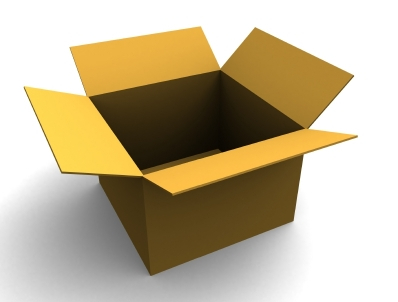
#> input picture box.jpg, 398 x 302 px
$ python Shi_Tomasi_corner_detector.py
#> lines starting #> are read from the running program, lines starting #| are printed output that depends on the picture; after the words box and inside, x2 and y2 are one past the last pixel; in counts of white or black regions, pixels touching at a corner belong together
import cv2
import numpy as np
import copy

img = cv2.imread('box.jpg')
#> img is the input picture: shape (302, 398, 3); mean B, G, R 151.9, 180.3, 193.5
img_orig = copy.copy(img)
grayimg = cv2.cvtColor(img,cv2.COLOR_BGR2GRAY)
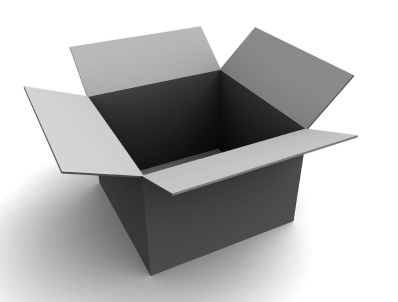
#> grayimg: shape (302, 398); min 7, max 255, mean 181

corners = cv2.goodFeaturesToTrack(grayimg,10,0.05,25)
#> corners = [[353, 76], [90, 97], [357, 136], [220, 66], [304, 154], [303, 127], [24, 86], [99, 175], [141, 174], [255, 28]]
corners = np.float32(corners)

for item in corners:
	x,y = item[0]
	cv2.circle(img,(x,y),5,255,-1)
#> this loop made 10 passes
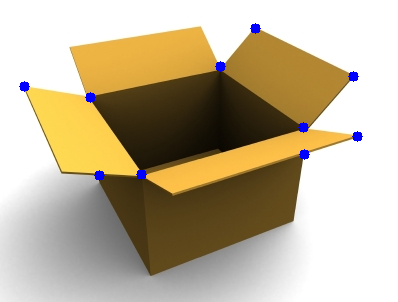
#> img: shape (302, 398, 3); 0.67% of pixels changed, all inside (x1, y1, x2, y2) = (19, 23, 363, 181)

cv2.imshow("Original",img_orig)
cv2.imshow("Top 10 corners",img)
if cv2.waitKey(0) & 0xff == 27:
#> (key Esc is pressed here)
    cv2.destroyAllWindows()

$ run again, with pic.jpg copied over box.jpg
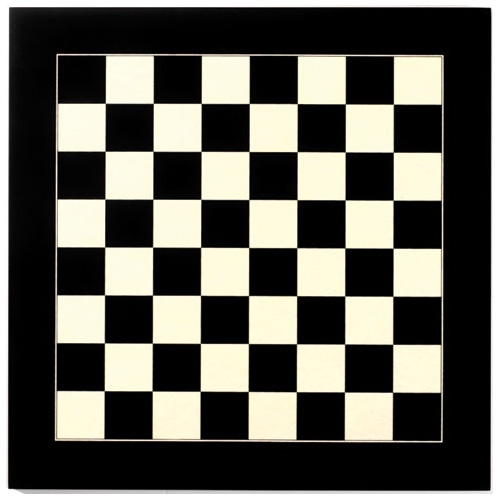
#> input picture pic.jpg, 500 x 500 px
#> img is the input picture: shape (500, 500, 3); mean B, G, R 85.7, 93.7, 95
#> `grayimg = cv2.cvtColor(img,cv2.COLOR_BGR2GRAY)`:
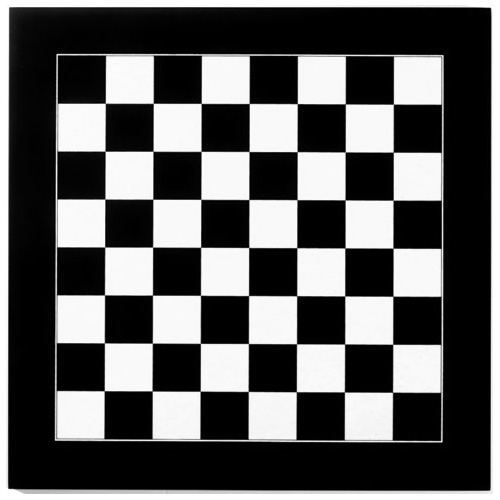
#> grayimg: shape (500, 500); min 0, max 255, mean 93.2
#> corners = [[201, 344], [154, 104], [105, 390], [298, 103], [392, 345], [152, 200], [201, 392], [394, 201], [200, 200], [394, 153]]
#> the loop `for item in corners:` made 10 passes
#> after the loop `for item in corners:`:
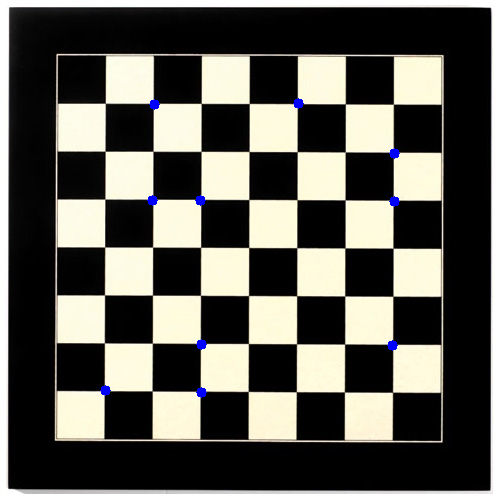
#> img: shape (500, 500, 3); 0.32% of pixels changed, all inside (x1, y1, x2, y2) = (100, 98, 400, 398)

$ run again, with maze.png saved as box.jpg
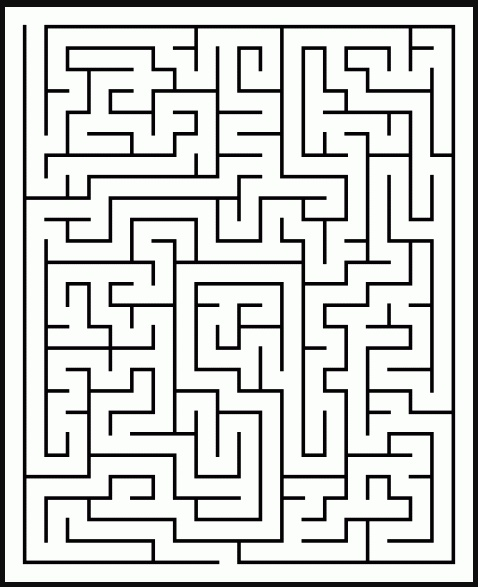
#> input picture maze.png, 478 x 587 px
#> img is the input picture: shape (587, 478, 3); mean B, G, R 204.7, 206.6, 205.3
#> corners = [[89, 219], [388, 369], [67, 433], [67, 305], [389, 412], [217, 455], [367, 498], [45, 219], [389, 262], [324, 133]]
#> the loop `for item in corners:` made 10 passes
#> after the loop `for item in corners:`:
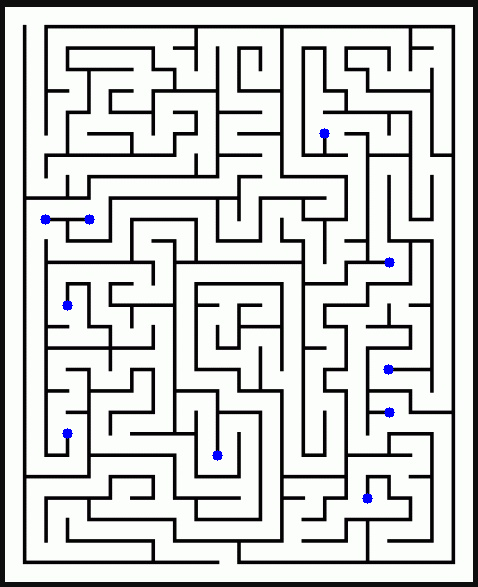
#> img: shape (587, 478, 3); 0.29% of pixels changed, all inside (x1, y1, x2, y2) = (40, 128, 395, 504)
